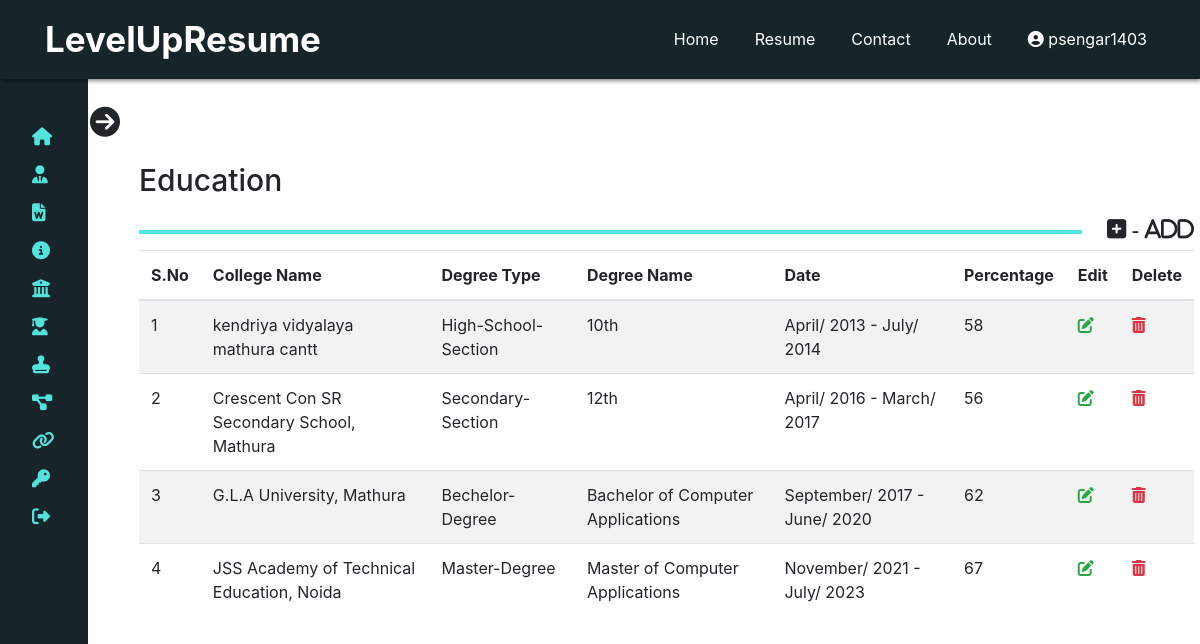
/user/education.php (signed in), run on the app's committed database.
### tables this page shows
CREATE TABLE `education` (
  `sno` int(11) NOT NULL,
  `schoolname` varchar(255) NOT NULL,
  `degreetype` varchar(50) NOT NULL,
  `degreename` varchar(255) NOT NULL,
  `startyear` varchar(50) NOT NULL,
  `startmonth` varchar(50) NOT NULL,
  `endyear` varchar(50) NOT NULL,
  `endmonth` varchar(50) NOT NULL,
  `persent` int(11) NOT NULL,
  `userid` int(11) NOT NULL
);

### user/education.php (the view, shortened to what this page needs)
<?php
include '../dbconnection.php';
?>
<!doctype html>
<html lang="en">
<head>
    <link rel="stylesheet" href="https://cdn.jsdelivr.net/npm/bootstrap@4.5.3/dist/css/bootstrap.min.css"
>
    <link rel="stylesheet" href="css/UserStyle.css">
    <link rel="stylesheet" href="css/mediaqueries.css">
</head>
<body>
    <?php
    require 'userNavbar.php'
        ?>
    <?php
    require 'userSidebar.php'
        ?>
    <div class="main-containt">
        <div class="container">
            <div class="title-work-exp">
                <h1>Education</h1>
                <span class="add-skill-icon" data-toggle="modal" data-target="#job-modal"><i class="far fa-plus-square">
                        - Add</i></span>
                <hr>
            </div>
            <?php
            $userid = $_SESSION['user_id'];
            $fatchskillsql = "SELECT * FROM `education` WHERE userid = '$userid'";
            $result = mysqli_query($conn, $fatchskillsql);
            ?>
            <table class="table table-striped">
                <thead>
                    <tr>
                        <th scope="col">S.No</th>
                        <th scope="col">College Name</th>
                        <th scope="col">Degree Type</th>
                        <th scope="col">Degree Name</th>
                        <th scope="col">Date</th>
                        <th scope="col">Percentage</th>
                        <th scope="col">Edit</th>
                        <th scope="col">Delete</th>
                    </tr>
                </thead>
                <tbody>
                    <?php
                    $count = 0;
                    while ($row2 = mysqli_fetch_array($result)) {
                        $count = $count + 1;
                    ?>
                    <tr>
                        <td><?php echo $count; ?></td>
                        <td><?php echo $row2['schoolname']; ?></td>
                        <td><?php echo $row2['degreetype']; ?></td>
                        <td><?php echo $row2['degreename']; ?></td>
                        <td><?php echo $row2['startmonth']."/ ". $row2['startyear'] ." - ". $row2['endmonth']."/ ". $row2['endyear']?></td>
                        <td><?php echo $row2['persent']; ?></td>
                        <td><a href="userphpfiles/editeducation.php?edit_education_id=<?php echo $row2['sno']; ?>"><i
                                    class="fas fa-edit text-success"></a></td>
                        <td><a href="userphpfiles/educationdelete.php?delete_education_id=<?php echo $row2['sno']; ?>"><i
                                    class="fas fa-trash-alt text-danger"></i></a></td>
                    </tr>
                    <?php
                    } ?>
                </tbody>
            </table>
        </div>
    </div>
</body>
</html>

### user/css/UserStyle.css (style rules this page uses)
* { padding: 0px; margin: 0px; box-sizing: border-box; }
body { font-size: 16px; }
h1, h2, h3, h4, h5, h6 { font-weight: bold; }
a { text-decoration: none; }
:root { --tran-03: all 0.2s ease; --tran-03: all 0.3s ease; --tran-04: all 0.3s ease; --tran-05: all 0.3s ease; }
.main-containt { position: absolute; margin-top: 150px; margin-left: 270px; width: calc(100% - 360px); transition: var(--tran-05); z-index: -1; }
.main-containt h1 { font-size: 30px; font-weight: 500; color: var(--text-color); padding: 12px 0px; }
.left-sidebar.close-sidebar~.main-containt { margin-top: 150px; margin-left: 112px; width: calc(100% - 115px); }
.main-containt .container { margin-left: 12px; }
.main-containt .container .title-work-exp .add-skill-icon i { float: right; font-size: 22px; cursor: pointer; font-weight: bolder; }
.main-containt .container .title-work-exp hr { width: 89%; margin-top: 20px; border: 2px solid rgb(82, 227, 220); }

### data on the page
education: schoolname "kendriya vidyalaya mathura cantt", degreetype "High-School-Section", degreename "10th", startmonth "April", startyear "2013", endmonth "July", endyear "2014", persent "58"
education: schoolname "Crescent Con SR Secondary School, Mathura", degreetype "Secondary-Section", degreename "12th", startmonth "April", startyear "2016", endmonth "March", endyear "2017", persent "56"
education: schoolname "G.L.A University, Mathura", degreetype "Bechelor-Degree", degreename "Bachelor of Computer Applications", startmonth "September", startyear "2017", endmonth "June", endyear "2020", persent "62"
education: schoolname "JSS Academy of Technical Education, Noida", degreetype "Master-Degree", degreename "Master of Computer Applications", startmonth "November", startyear "2021", endmonth "July", endyear "2023", persent "67"

### other printed values
$_SESSION['username'] "psengar1403"
